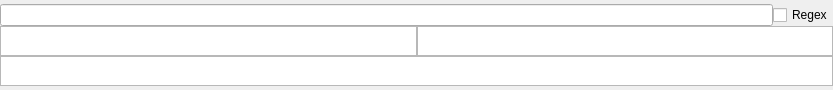
<?xml version="1.0" encoding="UTF-8"?>
<ui version="4.0">
 <class>Form</class>
 <widget class="QWidget" name="Form">
  <property name="geometry">
   <rect>
    <x>0</x>
    <y>0</y>
    <width>833</width>
    <height>90</height>
   </rect>
  </property>
  <property name="windowTitle">
   <string>Form</string>
  </property>
  <layout class="QVBoxLayout" name="verticalLayout">
   <property name="margin">
    <number>0</number>
   </property>
   <item>
    <layout class="QVBoxLayout" name="verticalLayout_2" stretch="0,0,0">
     <property name="spacing">
      <number>0</number>
     </property>
     <item>
      <layout class="QHBoxLayout" name="horizontalLayout_3" stretch="1,0">
       <property name="spacing">
        <number>0</number>
       </property>
       <item>
        <widget class="QLineEdit" name="text_edit"/>
       </item>
       <item>
        <widget class="QCheckBox" name="regex_check_box">
         <property name="text">
          <string>Regex</string>
         </property>
        </widget>
       </item>
      </layout>
     </item>
     <item>
      <layout class="QHBoxLayout" name="horizontalLayout_2">
       <property name="spacing">
        <number>0</number>
       </property>
       <item>
        <widget class="QListWidget" name="severity_list">
         <property name="maximumSize">
          <size>
           <width>16777215</width>
           <height>30</height>
          </size>
         </property>
         <property name="editTriggers">
          <set>QAbstractItemView::NoEditTriggers</set>
         </property>
         <property name="selectionMode">
          <enum>QAbstractItemView::MultiSelection</enum>
         </property>
         <property name="flow">
          <enum>QListView::LeftToRight</enum>
         </property>
        </widget>
       </item>
       <item>
        <widget class="QListWidget" name="topic_list">
         <property name="maximumSize">
          <size>
           <width>16777215</width>
           <height>30</height>
          </size>
         </property>
         <property name="editTriggers">
          <set>QAbstractItemView::NoEditTriggers</set>
         </property>
         <property name="selectionMode">
          <enum>QAbstractItemView::MultiSelection</enum>
         </property>
         <property name="flow">
          <enum>QListView::LeftToRight</enum>
         </property>
        </widget>
       </item>
      </layout>
     </item>
     <item>
      <layout class="QHBoxLayout" name="horizontalLayout_1">
       <property name="spacing">
        <number>0</number>
       </property>
       <item>
        <widget class="QListWidget" name="node_list">
         <property name="maximumSize">
          <size>
           <width>16777215</width>
           <height>30</height>
          </size>
         </property>
         <property name="editTriggers">
          <set>QAbstractItemView::NoEditTriggers</set>
         </property>
         <property name="selectionMode">
          <enum>QAbstractItemView::MultiSelection</enum>
         </property>
         <property name="flow">
          <enum>QListView::LeftToRight</enum>
         </property>
        </widget>
       </item>
      </layout>
     </item>
    </layout>
   </item>
  </layout>
 </widget>
 <resources/>
 <connections/>
</ui>
